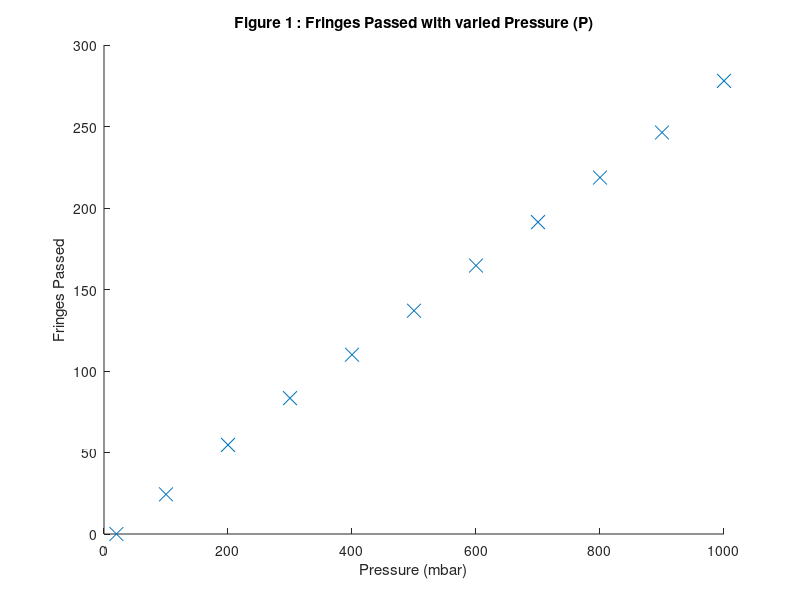

Recreate this plot in MATLAB. (Note: this script raises an error after producing the figure.)
%%Section 1

pressure = [20,100,200,300,400,500,600,700,800,900,1000];
labTemperature = 21+273;
pipeLength = 0.525;
mercuryWavelength = 5.46100 * 10^-7;
compensatorPlateThickness = 8.02 * 10^-3;
%%Result 1 (Crawford)
sect1result1 = [0,28,67,102,136,165,200,230,261,294,331];
%%Result 2 (Andrew)
sect1result2 = [0,20,45,68,92,116,140,165,191,215,243];
%%Result 3 (Michael)
sect1result3 = [0,25,52,80,102,130,154,179,204,230,260];

sect1averageResult = (sect1result1+sect1result2+sect1result3)/3;
sect1gradient = polyfit(pressure,sect1averageResult,1);

%Graph
figure(1);
scatter(pressure,sect1averageResult,100,'x')
xlabel('Pressure (mbar)');
ylabel('Fringes Passed');
title('Figure 1 : Fringes Passed with varied Pressure (P)');
sect1u= (sect1gradient * mercuryWavelength * 1000 * labTemperature)/(pipeLength * 273)+1

%%Section 2

%Ken's value was 1.61 for glass
deltaDegree = 3;
deltaRad = degtorad(deltaDegree);
sect2result1 = [2,3,2,3,3,3];
sect2result2 = [2,3,3,2,3,2];
sect2result3 = [2,2,2,2,3,3];
sect2AverageResult = (sect2result1 + sect2result2 + sect2result3)/3;

sect2m = sum(sect2AverageResult);


sect2u = 1/(1-((sect2m*mercuryWavelength)/(compensatorPlateThickness*(deltaRad^2))))

%%Section 3

sect3theta1 = 20;

sect3theta2 = 31.5;

sect3counts = [25,25,23,25,24,24,23,22,23,22,22,12];
sect3cumulativecounts = cumsum(sect3counts);

sect3theta=[31.5,30.5,29.5,28.5,27.5,26.5,25.5,24.5,23.5,22.5,21.5,20.5];
%%sect3theta=[31.5,30.5,29.5,28.5,27.5,26.5,25.5,24.5,23.5,22.5,21.5,20.5,20]
figure(2);
scatter(sect3theta,sect3cumulativecounts,100,'x')

sect3u = 1 + ((mercuryWavelength*sum(sect3counts))/pipeLength)
